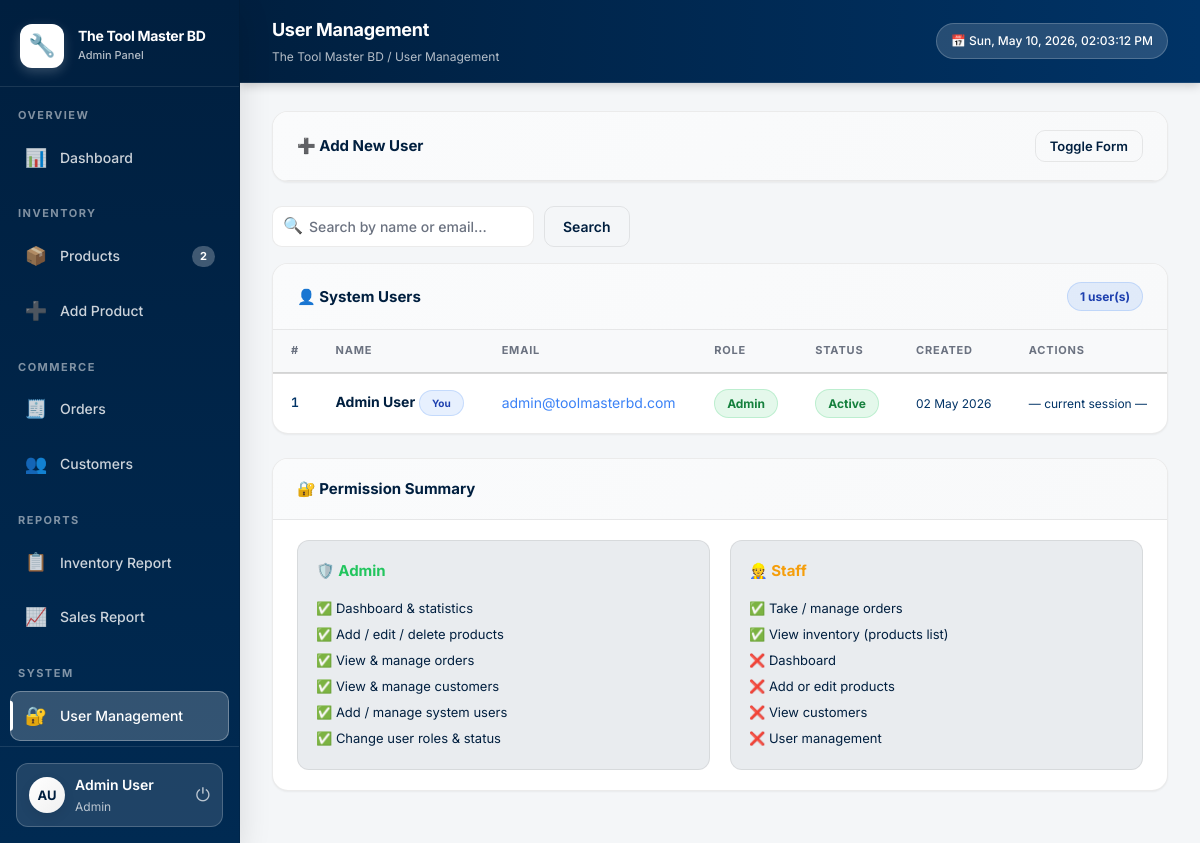
Page /users.php (signed in) on the earlier database version.
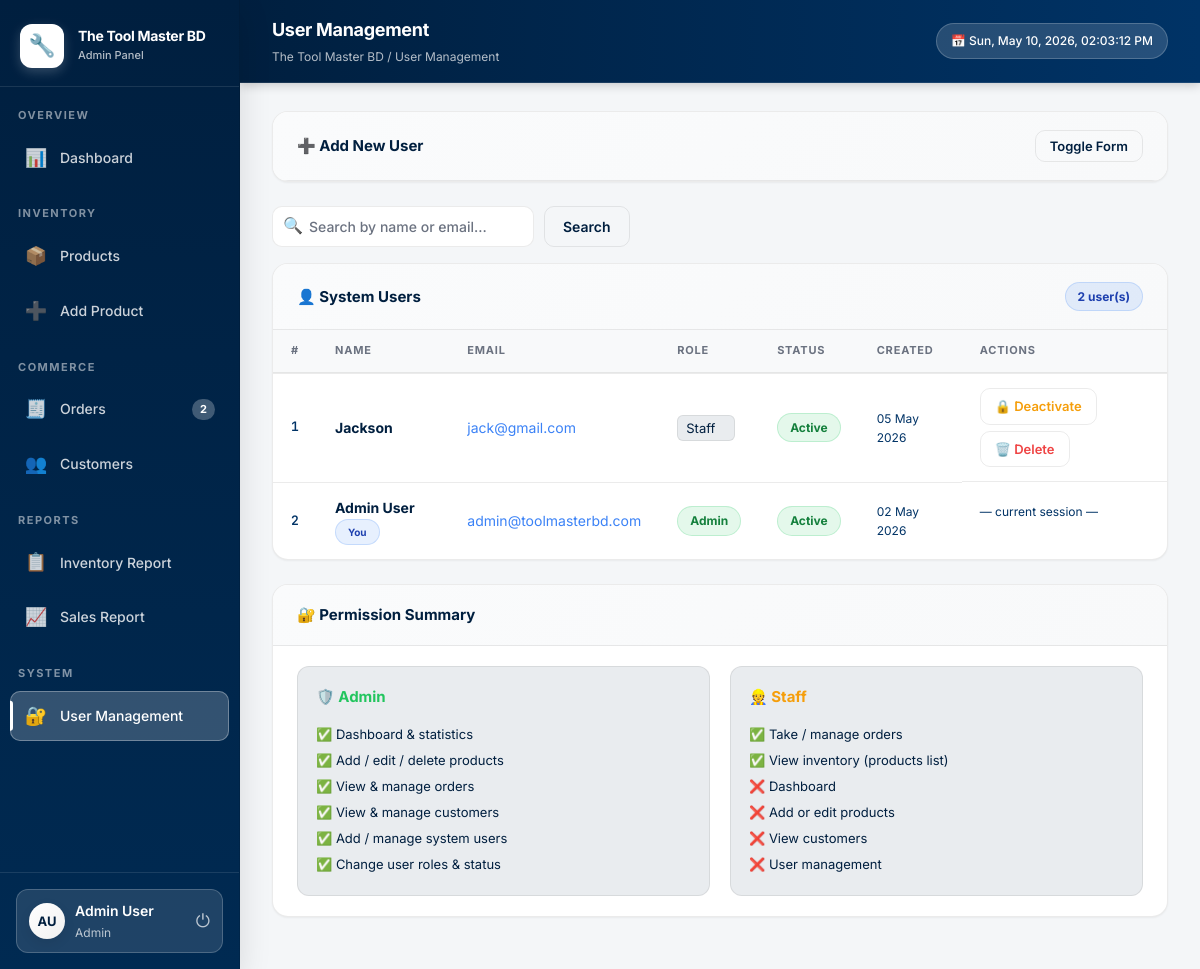
Same page on the later database version.
### tables this page shows
CREATE TABLE `users` (
  `id` int(11) NOT NULL,
  `name` varchar(100) NOT NULL,
  `email` varchar(150) NOT NULL,
  `password` varchar(255) NOT NULL,
  `role` enum('admin','staff') DEFAULT 'staff',
  `status` enum('active','inactive') DEFAULT 'active',
  `created_at` timestamp NOT NULL DEFAULT current_timestamp()
);

### users.php (the view, shortened to what the changed rows need)
<?php
$page_title = 'User Management'; $active_nav = 'users';
require 'layout.php';
$search = trim($_GET['search'] ?? '');
$where  = "WHERE 1=1";
$stmt = $conn->prepare("SELECT * FROM users $where ORDER BY created_at DESC");
$stmt->execute();
$users = $stmt->get_result();
?>
<div class="card">
  <div class="card-header">
    <h3>👤 System Users</h3>
    <span class="badge b-blue"><?= $users->num_rows ?> user(s)</span>
  </div>
  <div class="tbl-wrap">
    <table>
      <thead>
        <tr>
          <th>#</th>
          <th>Name</th>
          <th>Email</th>
          <th>Role</th>
          <th>Status</th>
          <th>Created</th>
          <th>Actions</th>
        </tr>
      </thead>
      <tbody>
      <?php if ($users->num_rows > 0): $i = 1; while ($u = $users->fetch_assoc()): ?>
        <?php $is_self = ((int)$u['id'] === (int)$_SESSION['user_id']); ?>
        <tr>
          <td class="td-id"><?= $i++ ?></td>
          <td>
            <strong><?= htmlspecialchars($u['name']) ?></strong>
            <?php if ($is_self): ?> <span class="badge b-blue" style="font-size:10px">You</span><?php endif; ?>
          </td>
          <td style="color:var(--blue)"><?= htmlspecialchars($u['email']) ?></td>
          <td>
            <?php if ($is_self): ?>
              <span class="badge <?= $u['role']==='admin'?'b-green':'b-amber' ?>"><?= ucfirst($u['role']) ?></span>
            <?php else: ?>
              <form method="POST" style="display:inline-flex;align-items:center;gap:6px">
                <select name="role" onchange="this.form.submit()"
                  style="padding:4px 8px;background:var(--bg3);border:1px solid var(--border);border-radius:6px;color:var(--text1);font-size:13px;cursor:pointer">
                  <option value="staff" <?= $u['role']==='staff'?'selected':'' ?>>Staff</option>
                </select>
              </form>
            <?php endif; ?>
          </td>
          <td>
            <span class="badge <?= $u['status']==='active'?'b-green':'b-red' ?>">
              <?= ucfirst($u['status']) ?>
            </span>
          </td>
          <td style="color:var(--text2);font-size:12px"><?= date('d M Y', strtotime($u['created_at'])) ?></td>
          <td style="display:flex;gap:6px;flex-wrap:wrap">
            <?php if (!$is_self): ?>
              <a href="users.php?toggle=<?= $u['id'] ?><?= $search ? '&search='.urlencode($search) : '' ?>"
                 class="btn btn-sm btn-ghost"
                 style="<?= $u['status']==='active'?'color:var(--amber)':'' ?>">
                <?= $u['status']==='active' ? '🔒 Deactivate' : '🔓 Activate' ?>
              </a>
              <a href="users.php?delete=<?= $u['id'] ?><?= $search ? '&search='.urlencode($search) : '' ?>"
                 class="btn btn-sm btn-ghost"
                 style="color:var(--red)"
                 onclick="return confirm('Delete user \'<?= htmlspecialchars(addslashes($u['name'])) ?>\'? This cannot be undone.')">
                🗑️ Delete
              </a>
            <?php else: ?>
              <span style="font-size:12px;color:var(--text2);padding:6px 0">— current session —</span>
            <?php endif; ?>
          </td>
        </tr>
      <?php endwhile; else: ?>
        <tr><td colspan="7" class="empty-state"><div class="ei">👤</div>No users found</td></tr>
      <?php endif; ?>
      </tbody>
    </table>
  </div>
</div>
</div></div></div>
</body></html>

### layout.php (shortened to what the changed rows need)
<?php
require_once (isset($base_path) ? $base_path : '') . 'db.php';
$page_title = $page_title ?? 'Dashboard';
$active_nav = $active_nav ?? '';
$low_stock      = (int)$conn->query("SELECT COUNT(*) AS c FROM products WHERE quantity <= min_qty")->fetch_assoc()['c'];
$pending_orders = (int)$conn->query("SELECT COUNT(*) AS c FROM orders WHERE status='pending'")->fetch_assoc()['c'];
?>
<!DOCTYPE html><html lang="en"><head>
<link rel="stylesheet" href="<?php echo isset($base_path) ? $base_path : ''; ?>includes/style.css"/>
</head><body>
<div class="layout">
  <aside class="sidebar">
    <a href="<?php echo isset($base_path) ? $base_path : ''; ?>products.php"
       class="nav-item <?= $active_nav==='products' ?'active':'' ?>">
      <span class="nav-icon">📦</span> Products
      <?php if ($low_stock > 0): ?><span class="nav-badge"><?= $low_stock ?></span><?php endif; ?>
    </a>
    <a href="orders.php"
       class="nav-item <?= $active_nav==='orders' ?'active':'' ?>">
      <span class="nav-icon">🧾</span> Orders
      <?php if ($pending_orders > 0): ?><span class="nav-badge"><?= $pending_orders ?></span><?php endif; ?>
    </a>
  </aside>
  <div class="main">
    <div class="topbar">
      <div>
        <h1><?= htmlspecialchars($page_title) ?></h1>
      </div>
    </div>
    <div class="content">

Differences in the rows shown:
added users: name "Jackson", email "jack@gmail.com", role "Staff", status "Active", created_at "05 May 2026", shows "🔒 Deactivate"
Other differences:
$pending_orders: (not shown) → "2"
$users->num_rows: "1" → "2"
$low_stock: "2" → (not shown)
